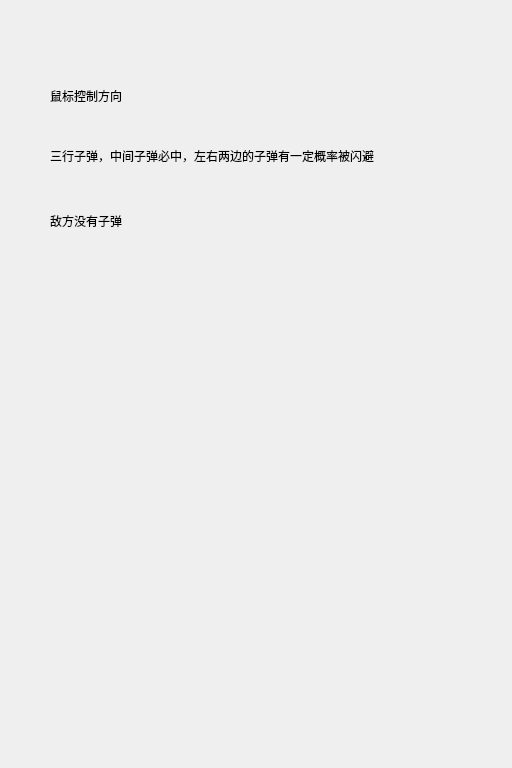
<?xml version="1.0" encoding="UTF-8"?>
<ui version="4.0">
 <class>help</class>
 <widget class="QWidget" name="help">
  <property name="geometry">
   <rect>
    <x>0</x>
    <y>0</y>
    <width>512</width>
    <height>768</height>
   </rect>
  </property>
  <property name="minimumSize">
   <size>
    <width>512</width>
    <height>768</height>
   </size>
  </property>
  <property name="maximumSize">
   <size>
    <width>512</width>
    <height>768</height>
   </size>
  </property>
  <property name="windowTitle">
   <string>help</string>
  </property>
  <widget class="QLabel" name="label">
   <property name="geometry">
    <rect>
     <x>50</x>
     <y>70</y>
     <width>111</width>
     <height>51</height>
    </rect>
   </property>
   <property name="text">
    <string>鼠标控制方向</string>
   </property>
  </widget>
  <widget class="QLabel" name="label_2">
   <property name="geometry">
    <rect>
     <x>50</x>
     <y>130</y>
     <width>431</width>
     <height>51</height>
    </rect>
   </property>
   <property name="text">
    <string>三行子弹，中间子弹必中，左右两边的子弹有一定概率被闪避</string>
   </property>
  </widget>
  <widget class="QLabel" name="label_3">
   <property name="geometry">
    <rect>
     <x>50</x>
     <y>200</y>
     <width>181</width>
     <height>41</height>
    </rect>
   </property>
   <property name="text">
    <string>敌方没有子弹</string>
   </property>
  </widget>
 </widget>
 <resources/>
 <connections/>
</ui>
